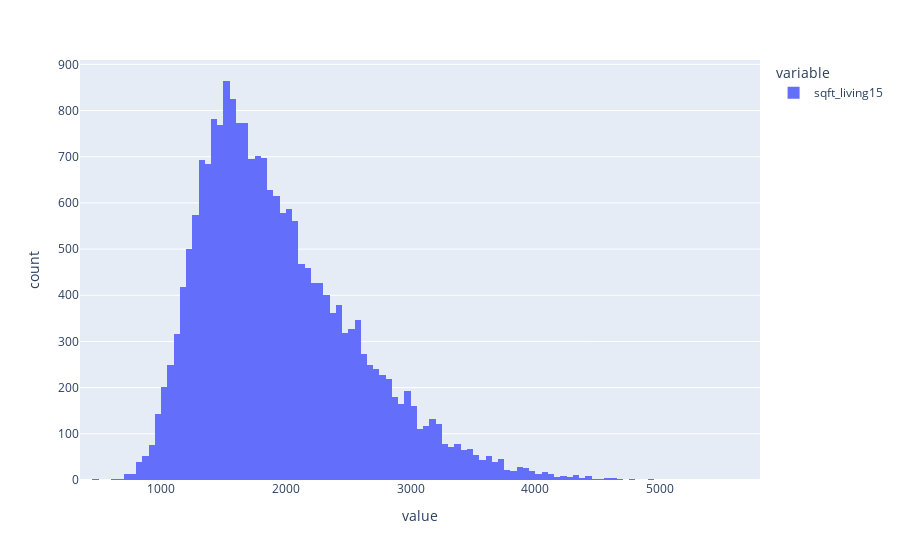

This figure's notebook cell:
### Code cell
px.histogram(df['sqft_living15'])

### Figure 1 — Plotly figure (JSON) as saved in the notebook; plotly's stock layout.template omitted (floating-point values rounded to 4 significant figures; data arrays with more than 128 entries replaced by an {"elided": "..."} marker saying what was removed)
{"data": [{"alignmentgroup": "True", "bingroup": "x", "hovertemplate": "variable=sqft_living15<br>value=%{x}<br>count=%{y}<extra></extra>", "legendgroup": "sqft_living15", "marker": {"color": "#636efa", "pattern": {"shape": ""}}, "name": "sqft_living15", "offsetgroup": "sqft_living15", "orientation": "v", "showlegend": true, "type": "histogram", "x": {"elided": "20950 int values"}, "xaxis": "x", "yaxis": "y"}], "layout": {"barmode": "relative", "legend": {"title": {"text": "variable"}, "tracegroupgap": 0}, "margin": {"t": 60}, "xaxis": {"anchor": "y", "domain": [0, 1], "title": {"text": "value"}}, "yaxis": {"anchor": "x", "domain": [0, 1], "title": {"text": "count"}}}}
